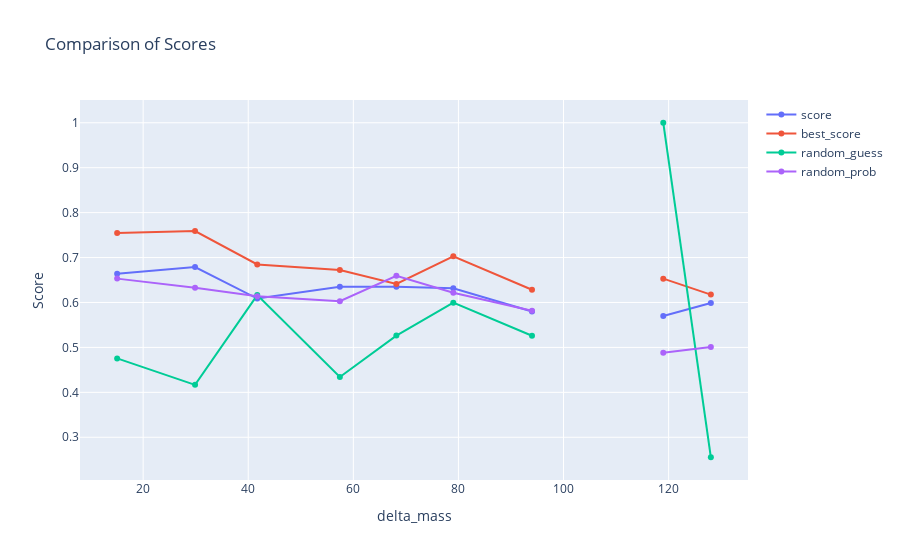

Notebook code for this chart:
### Code cell
import plotly.graph_objects as go


# Bin the data by delta_mass into discrete bins
df['delta_mass_bin'] = pd.cut(df['delta_mass'], bins=10)

# Calculate the average for each bin
df_grouped = df.groupby('delta_mass_bin').mean().reset_index()


# Create the plot
fig = go.Figure()

# Add scatter plot for each column
columns = ["score", "best_score", "random_guess", "random_prob"]
for col in columns:
    fig.add_trace(go.Scatter(x=df_grouped["delta_mass"], y=df_grouped[col], mode='lines+markers', name=col))

# Customize the plot
fig.update_layout(
    title="Comparison of Scores",
    xaxis_title="delta_mass",
    yaxis_title="Score",
    showlegend=True,
)

# Show the plot
fig.show()

### Figure 1 — Plotly figure (JSON) as saved in the notebook; plotly's stock layout.template omitted (floating-point values rounded to 4 significant figures)
{"data": [{"mode": "lines+markers", "name": "score", "type": "scatter", "x": [15.05, 29.87, 41.72, 57.43, 68.19, 79.02, 94.0, null, 119.0, 128.0], "y": [0.6637, 0.6788, 0.6088, 0.635, 0.6348, 0.6317, 0.5799, null, 0.5698, 0.599]}, {"mode": "lines+markers", "name": "best_score", "type": "scatter", "x": [15.05, 29.87, 41.72, 57.43, 68.19, 79.02, 94.0, null, 119.0, 128.0], "y": [0.7547, 0.759, 0.6847, 0.6722, 0.6411, 0.7028, 0.6283, null, 0.6531, 0.6176]}, {"mode": "lines+markers", "name": "random_guess", "type": "scatter", "x": [15.05, 29.87, 41.72, 57.43, 68.19, 79.02, 94.0, null, 119.0, 128.0], "y": [0.4756, 0.4167, 0.6164, 0.4343, 0.5263, 0.5997, 0.526, null, 1, 0.2556]}, {"mode": "lines+markers", "name": "random_prob", "type": "scatter", "x": [15.05, 29.87, 41.72, 57.43, 68.19, 79.02, 94.0, null, 119.0, 128.0], "y": [0.6531, 0.6325, 0.6141, 0.6027, 0.6595, 0.6215, 0.5816, null, 0.4879, 0.5011]}], "layout": {"showlegend": true, "title": {"text": "Comparison of Scores"}, "xaxis": {"title": {"text": "delta_mass"}}, "yaxis": {"title": {"text": "Score"}}}}
